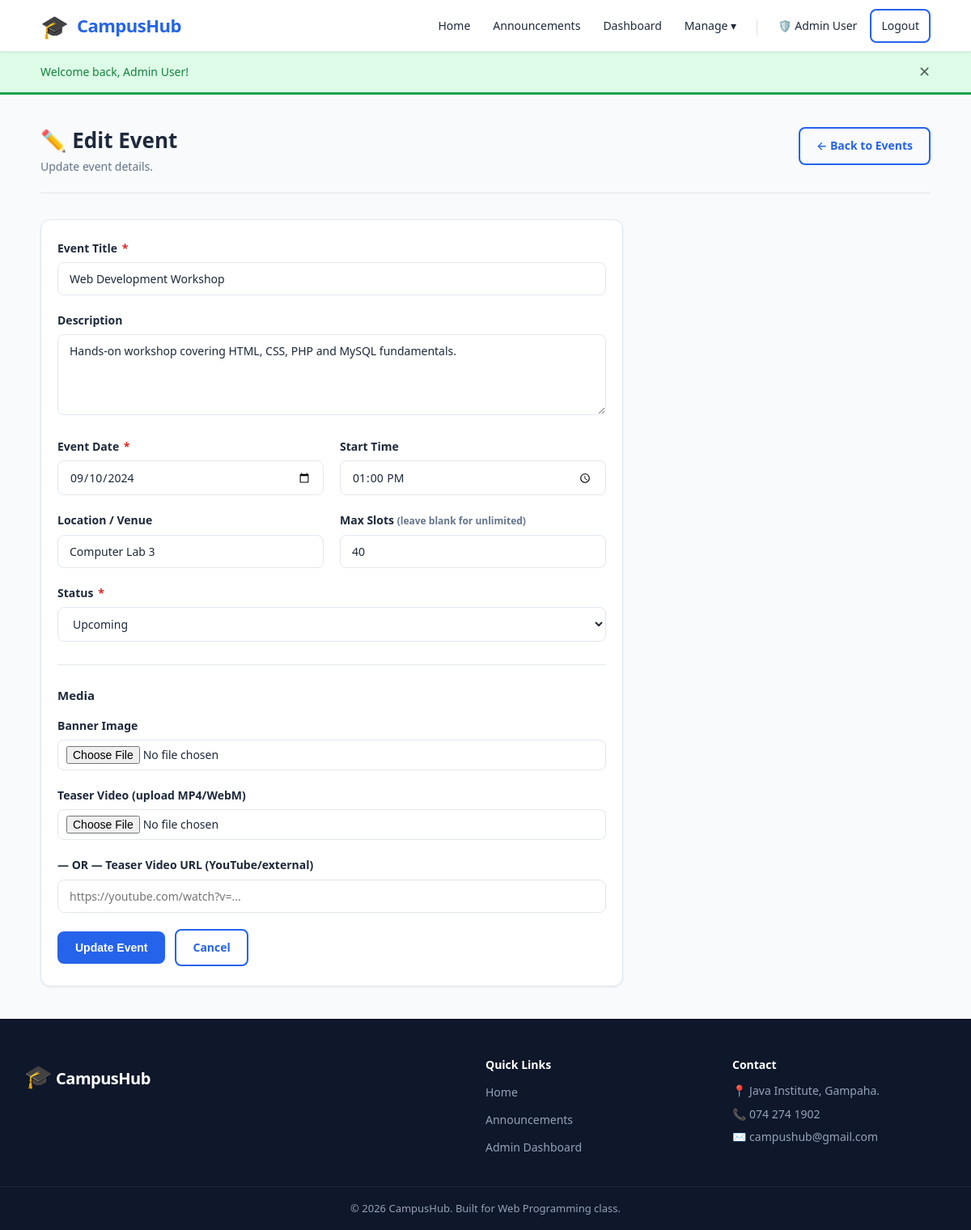
Screenshot of /admin/event_form.php?id=2 (signed in) with the database file from the repository.
### tables this page shows
CREATE TABLE IF NOT EXISTS events (
    id              INT UNSIGNED    NOT NULL AUTO_INCREMENT,
    title           VARCHAR(200)    NOT NULL,
    description     TEXT            DEFAULT NULL,
    location        VARCHAR(200)    DEFAULT NULL,
    event_date      DATE            NOT NULL,
    event_time      TIME            DEFAULT NULL,
    max_slots       SMALLINT UNSIGNED DEFAULT NULL,      
    status          ENUM('upcoming','ongoing','completed','cancelled') NOT NULL DEFAULT 'upcoming',
    banner_image    VARCHAR(255)    DEFAULT NULL,        
    teaser_video    VARCHAR(255)    DEFAULT NULL,        
    created_by      INT UNSIGNED    NOT NULL,            
    created_at      TIMESTAMP       NOT NULL DEFAULT CURRENT_TIMESTAMP,
    updated_at      TIMESTAMP       NOT NULL DEFAULT CURRENT_TIMESTAMP ON UPDATE CURRENT_TIMESTAMP,
    PRIMARY KEY (id),
    INDEX idx_event_date (event_date),
    INDEX idx_status (status),
    FOREIGN KEY (created_by) REFERENCES users(id) ON UPDATE CASCADE ON DELETE RESTRICT
);

### includes/functions.php (called while the page is built, shortened)
<?php
function e($value) {
    return htmlspecialchars($value, ENT_QUOTES, 'UTF-8');
}
function get($key, $default = '') {
    return isset($_GET[$key]) ? trim($_GET[$key]) : $default;
}
function fetchOne($conn, $sql, $types = '', $params = []) {
    $stmt = $conn->prepare($sql);
    if ($types && $params) {
        $stmt->bind_param($types, ...$params);
    }
    $stmt->execute();
    $result = $stmt->get_result();
    $row    = $result->fetch_assoc();
    return $row ? $row : null;
}

### admin/event_form.php (the view, shortened to what this page needs)
<?php
require_once __DIR__ . '/../config/config.php';
require_once __DIR__ . '/../includes/functions.php';
$id      = (int)get('id');
$isEdit  = $id > 0;
$event   = [];
$errors  = [];
if ($isEdit) {
    $event = fetchOne($conn, 'SELECT * FROM events WHERE id = ?', 'i', [$id]);
}
require_once __DIR__ . '/../includes/header.php';
?>
<div class="page-header">
    <div>
        <h1><?= $isEdit ? '✏️ Edit Event' : '➕ Add New Event' ?></h1>
        <p><?= $isEdit ? 'Update event details.' : 'Create a new campus event.' ?></p>
    </div>
    <a href="<?= SITE_URL ?>/admin/events.php" class="btn btn-outline">← Back to Events</a>
</div>
<div class="card" style="max-width:720px;">
    <div class="card-body">
        <form method="POST" action="" enctype="multipart/form-data" data-validate>
            <div class="form-group">
                <label for="title">Event Title <span class="required">*</span></label>
                <input type="text" id="title" name="title"
                       value="<?= e($event['title'] ?? '') ?>"
                       class="<?= isset($errors['title']) ? 'is-invalid' : '' ?>"
                       placeholder="e.g. Freshmen Orientation 2024" required>
            </div>
            <div class="form-group">
                <label for="description">Description</label>
                <textarea id="description" name="description"
                          placeholder="Describe the event…"><?= e($event['description'] ?? '') ?></textarea>
            </div>
            <div class="form-row">
                <div class="form-group">
                    <label for="event_date">Event Date <span class="required">*</span></label>
                    <input type="date" id="event_date" name="event_date"
                           value="<?= e($event['event_date'] ?? '') ?>"
                           class="<?= isset($errors['event_date']) ? 'is-invalid' : '' ?>" required>
                </div>
                <div class="form-group">
                    <label for="event_time">Start Time</label>
                    <input type="time" id="event_time" name="event_time"
                           value="<?= e($event['event_time'] ?? '') ?>">
                </div>
            </div>
            <div class="form-row">
                <div class="form-group">
                    <label for="location">Location / Venue</label>
                    <input type="text" id="location" name="location"
                           value="<?= e($event['location'] ?? '') ?>"
                           placeholder="e.g. Main Auditorium">
                </div>
                <div class="form-group">
                    <label for="max_slots">Max Slots <span class="form-hint" style="display:inline;">(leave blank for unlimited)</span></label>
                    <input type="number" id="max_slots" name="max_slots"
                           value="<?= e($event['max_slots'] ?? '') ?>"
                           min="1" placeholder="e.g. 100">
                </div>
            </div>
            <div class="form-group">
                <label for="status">Status <span class="required">*</span></label>
                <select id="status" name="status" required>
                    <?php foreach (['upcoming','ongoing','completed','cancelled'] as $s): ?>
                    <option value="<?= $s ?>" <?= (($event['status'] ?? 'upcoming') === $s) ? 'selected' : '' ?>>
                        <?= ucfirst($s) ?>
                    </option>
                    <?php endforeach; ?>
                </select>
            </div>
            <hr class="divider">
            <h3 style="font-size:15px;margin-bottom:16px;">Media</h3>
            <div class="form-group">
                <label for="banner_image">Banner Image</label>
                <input type="file" id="banner_image" name="banner_image"
                       accept="image/jpeg,image/png,image/webp"
                       data-preview="banner-preview"
                       class="<?= isset($errors['banner_image']) ? 'is-invalid' : '' ?>">
            </div>
            <div class="form-group">
                <label for="teaser_video">Teaser Video (upload MP4/WebM)</label>
                <input type="file" id="teaser_video" name="teaser_video"
                       accept="video/mp4,video/webm"
                       data-preview="video-preview"
                       class="<?= isset($errors['teaser_video']) ? 'is-invalid' : '' ?>">
            </div>
            <div class="form-group">
                <label for="teaser_url">— OR — Teaser Video URL (YouTube/external)</label>
                <input type="text" id="teaser_url" name="teaser_url"
                       value="<?= !empty($event['teaser_video']) && filter_var($event['teaser_video'], FILTER_VALIDATE_URL) ? e($event['teaser_video']) : '' ?>"
                       placeholder="https://youtube.com/watch?v=...">
            </div>
            <div class="form-actions">
                <button type="submit" class="btn btn-primary"><?= $isEdit ? 'Update Event' : 'Create Event' ?></button>
                <a href="<?= SITE_URL ?>/admin/events.php" class="btn btn-outline">Cancel</a>
            </div>
        </form>
    </div>
</div>
<?php require_once __DIR__ . '/../includes/footer.php'; ?>

### assets/css/style.css (style rules this page uses)
:root { --primary: #2563eb; --primary-dark: #1d4ed8; --primary-light: #eff6ff; --secondary: #64748b; --success: #16a34a; --warning: #d97706; --danger: #dc2626; --info: #0891b2; --bg: #f8fafc; --surface: #ffffff; --border: #e2e8f0; --text: #1e293b; --text-muted: #64748b; --radius: 8px; --radius-lg: 12px; --shadow-sm: 0 1px 3px rgba(0,0,0,.08); --shadow: 0 4px 12px rgba(0,0,0,.10); --shadow-lg: 0 8px 24px rgba(0,0,0,.12); --font: 'Segoe UI', system-ui, -apple-system, sans-serif; --header-h: 64px; --container-w: 1140px; }
*, *::before, *::after { box-sizing: border-box; margin: 0; padding: 0; }
html { scroll-behavior: smooth; }
body { font-family: var(--font); font-size: 16px; line-height: 1.6; color: var(--text); background: var(--bg); min-height: 100vh; display: flex; flex-direction: column; }
a { color: var(--primary); text-decoration: none; }
h1, h2, h3, h4, h5, h6 { line-height: 1.3; font-weight: 700; color: var(--text); }
.btn { display: inline-flex; align-items: center; gap: 6px; padding: 10px 20px; border-radius: var(--radius); font-size: 14px; font-weight: 600; cursor: pointer; border: 2px solid transparent; transition: background .15s, transform .1s, box-shadow .15s; text-decoration: none; white-space: nowrap; }
.btn-primary { background: var(--primary); color: #fff; border-color: var(--primary); }
.btn-outline { background: transparent; color: var(--primary); border-color: var(--primary); }
.card { background: var(--surface); border: 1px solid var(--border); border-radius: var(--radius-lg); box-shadow: var(--shadow-sm); overflow: hidden; }
.card-body { padding: 24px 20px; }
.form-group { margin-bottom: 20px; }
.form-row { display: grid; grid-template-columns: 1fr 1fr; gap: 20px; }
label { display: block; font-size: 14px; font-weight: 600; margin-bottom: 6px; color: var(--text); }
label .required { color: var(--danger); margin-left: 2px; }
input[type="text"], input[type="email"], input[type="password"], input[type="date"], input[type="time"], input[type="number"], input[type="file"], select, textarea { width: 100%; padding: 10px 14px; border: 1px solid var(--border); border-radius: var(--radius); font-family: var(--font); font-size: 14px; color: var(--text); background: var(--surface); transition: border-color .15s, box-shadow .15s; outline: none; }
textarea { min-height: 100px; resize: vertical; }
select { cursor: pointer; }
input[type="file"] { padding: 7px 10px; cursor: pointer; }
.form-hint { font-size: 12px; color: var(--text-muted); margin-top: 4px; }
.form-actions { display: flex; gap: 12px; align-items: center; margin-top: 8px; }
.page-header { margin-bottom: 32px; padding-bottom: 20px; border-bottom: 1px solid var(--border); display: flex; align-items: flex-start; justify-content: space-between; flex-wrap: wrap; gap: 12px; }
.page-header h1 { font-size: 26px; }
.page-header p { color: var(--text-muted); font-size: 14px; margin-top: 4px; }
.divider { border: none; border-top: 1px solid var(--border); margin: 28px 0; }

### rows the page displays
events: title "Web Development Workshop", description "Hands-on workshop covering HTML, CSS, PHP and MySQL fundamentals.", event_date "09/10/2024", event_time "13:00:00", location "Computer Lab 3", max_slots "40", status "Upcoming"

### other values shown
SITE_NAME "CampusHub"
$userName "Admin User"
$_SESSION['flash_message'] "Welcome back, Admin User!"
